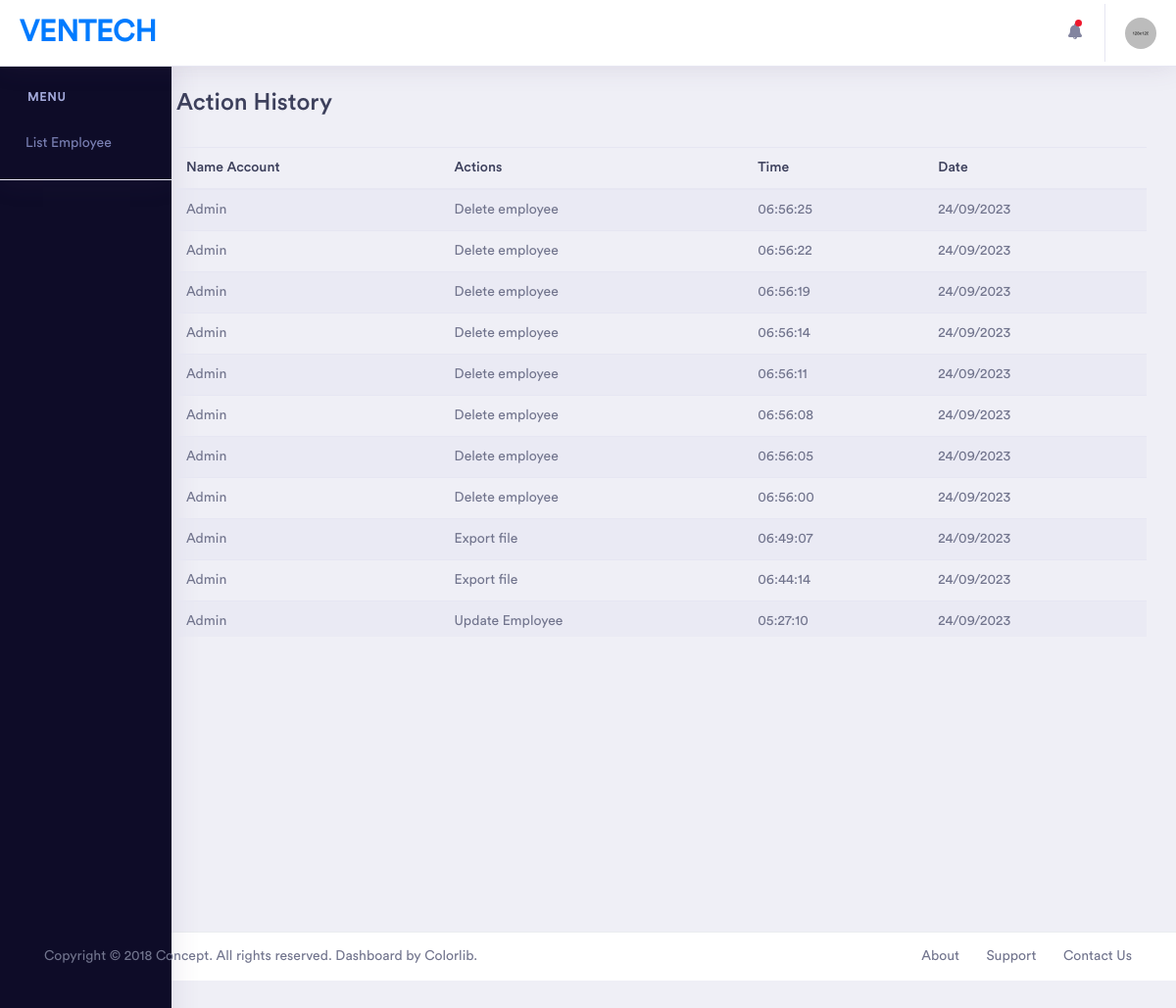
The page /pages/tracking-account.php (signed in) on the database its author committed.
### tables this page shows
CREATE TABLE `tb_log` (
  `id` int(11) NOT NULL,
  `id_account` int(11) NOT NULL,
  `name_account` varchar(50) NOT NULL,
  `action` text NOT NULL,
  `timestap` timestamp NOT NULL DEFAULT current_timestamp() ON UPDATE current_timestamp()
);

### pages/tracking-account.php (the view)
<?php
include 'components/header.php';
include 'components/menu-list.php';
?>
<div class="dashboard-wrapper">
    <div class="container-fluid dashboard-content">
        <div class="row">
            <div class="col-xl-12 col-lg-12 col-md-12 col-sm-12 col-12">
                <div class="page-header">
                    <h2 class="pageheader-title">Action History</h2>
                </div>
            </div>
        </div>
        <section id="main-content" style="height: 500px; overflow-y: scroll;">
            <section class="wrapper">
                <div class="table-agile-info">
                    <div class="panel panel-default">
                        <div class="table-responsive">
                            <table class="table table-striped b-t b-light">
                                <thead>
                                    <tr>
                                        <th>Name Account</th>
                                        <th>Actions</th>
                                        <th>Time</th>
                                        <th>Date</th>
                                    </tr>
                                </thead>
                                <tbody>
                                    <?php
                                    $sql = "SELECT * FROM tb_log ORDER BY timestap DESC";
                                    $result = $conn->query($sql);
                                    while ($row = $result->fetch_assoc()) {
                                    ?>
                                        <tr>
                                            <td><?php echo $row['name_account'] ?></td>
                                            <td><?php echo $row['action'] ?></td>
                                            <td><span class="text-ellipsis"><?php echo date("H:i:s", strtotime($row['timestap'])); ?></span></td>
                                            <td><?php echo date("d/m/Y", strtotime($row['timestap'])); ?></td>
                                        </tr>
                                    <?php
                                    }
                                    ?>
                                </tbody>
                            </table>
                        </div>
                    </div>
                </div>
            </section>
        </section>
    </div>
</div>
<?php
include 'components/footer.php';
?>

### pages/components/header.php (shortened to what this page needs)
<!doctype html>
<html lang="en">
<head>
    <link rel="stylesheet" href="../assets/vendor/bootstrap/css/bootstrap.min.css">
    <link href="../assets/vendor/fonts/circular-std/style.css" rel="stylesheet">
    <link rel="stylesheet" href="../assets/libs/css/style.css">
    <link rel="stylesheet" href="../assets/vendor/fonts/fontawesome/css/fontawesome-all.css">
    <link rel="stylesheet" href="../assets/vendor/charts/chartist-bundle/chartist.css">
    <link rel="stylesheet" href="../assets/vendor/charts/morris-bundle/morris.css">
    <link rel="stylesheet" href="../assets/vendor/fonts/material-design-iconic-font/css/materialdesignicons.min.css">
    <link rel="stylesheet" href="../assets/vendor/charts/c3charts/c3.css">
    <link rel="stylesheet" href="../assets/vendor/fonts/flag-icon-css/flag-icon.min.css">
</head>
<body>
    <div class="dashboard-main-wrapper">
        <div class="dashboard-header">
            <nav class="navbar navbar-expand-lg bg-white fixed-top">
                <a class="navbar-brand" href="../../index.php">VENTECH</a>
                <div class="collapse navbar-collapse " id="navbarSupportedContent">
                    <ul class="navbar-nav ml-auto navbar-right-top">
                        <li class="nav-item dropdown notification">
                            <a class="nav-link nav-icons" href="#" id="navbarDropdownMenuLink1" data-toggle="dropdown" aria-haspopup="true" aria-expanded="false"><i class="fas fa-fw fa-bell"></i> <span class="indicator"></span></a>
                        </li>
                        <li class="nav-item dropdown nav-user">
                            <a class="nav-link nav-user-img" href="#" id="navbarDropdownMenuLink2" data-toggle="dropdown" aria-haspopup="true" aria-expanded="false"><img src="../assets/images/avatar-1.jpg" alt="" class="user-avatar-md rounded-circle"></a>
                        </li>
                    </ul>
                </div>
            </nav>

### pages/components/menu-list.php (shortened to what this page needs)
<div class="nav-left-sidebar sidebar-dark">
    <div class="menu-list">
        <nav class="navbar navbar-expand-lg navbar-light">
            <div class="collapse navbar-collapse" id="navbarNav">
                <ul class="navbar-nav flex-column">
                    <li class="nav-divider">
                        Menu
                    </li>
                    <li class="nav-item">
                        <a class="nav-link" href="../pages/list-employee.php">List Employee</a>
                    </li>
                </ul>
            </div>
        </nav>
    </div>
</div>

### pages/components/footer.php (shortened to what this page needs)
        <div class="footer">
            <div class="container-fluid">
                <div class="row">
                    <div class="col-xl-6 col-lg-6 col-md-6 col-sm-12 col-12">
                        Copyright © 2018 Concept. All rights reserved. Dashboard by <a
                            href="https://colorlib.com/wp/">Colorlib</a>.
                    </div>
                    <div class="col-xl-6 col-lg-6 col-md-6 col-sm-12 col-12">
                        <div class="text-md-right footer-links d-none d-sm-block">
                            <a href="javascript: void(0);">About</a>
                            <a href="javascript: void(0);">Support</a>
                            <a href="javascript: void(0);">Contact Us</a>
                        </div>
                    </div>
                </div>
            </div>
        </div>
</body>
</html>

### rows shown on the page
tb_log: name_account "Admin", action "Delete employee", timestap "06:56:25", timestap "24/09/2023"
tb_log: name_account "Admin", action "Delete employee", timestap "06:56:22", timestap "24/09/2023"
tb_log: name_account "Admin", action "Delete employee", timestap "06:56:19", timestap "24/09/2023"
tb_log: name_account "Admin", action "Delete employee", timestap "06:56:14", timestap "24/09/2023"
tb_log: name_account "Admin", action "Delete employee", timestap "06:56:11", timestap "24/09/2023"
tb_log: name_account "Admin", action "Delete employee", timestap "06:56:08", timestap "24/09/2023"
tb_log: name_account "Admin", action "Delete employee", timestap "06:56:05", timestap "24/09/2023"
tb_log: name_account "Admin", action "Delete employee", timestap "06:56:00", timestap "24/09/2023"
tb_log: name_account "Admin", action "Export file", timestap "06:49:07", timestap "24/09/2023"
tb_log: name_account "Admin", action "Export file", timestap "06:44:14", timestap "24/09/2023"
tb_log: name_account "Admin", action "Update Employee", timestap "05:27:10", timestap "24/09/2023"
